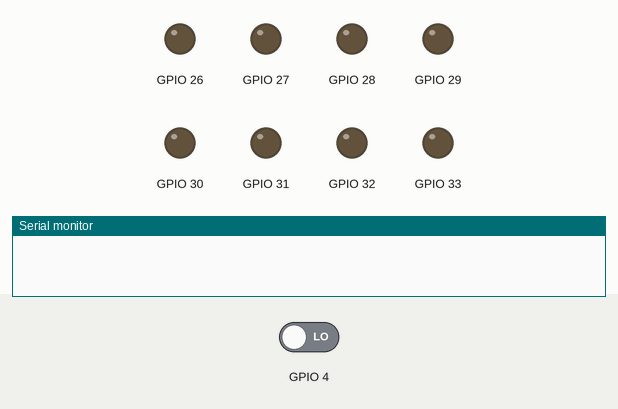
A sketch run on a simulated ESP32. Parts: output pins drawn as LEDs (lit = HIGH), the last lines printed to the serial monitor. The inputs (shaded band) are chosen by the test bench; at power-on: GPIO 4 LOW.

Above: at 1.2 s.
1.3 s: GPIO 4 driven HIGH
At 1.6 s:
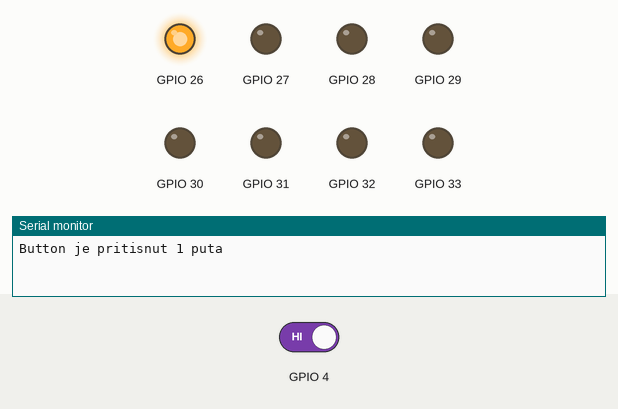
2.8 s: GPIO 4 driven LOW
At 4.0 s:
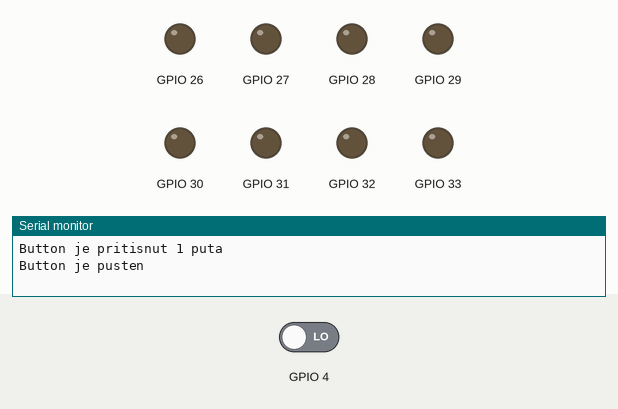
Timing chart, 0 to 5.8 s (numbered marks = the images above; inputs shaded):
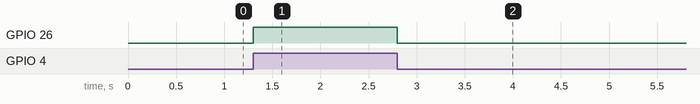

The sketch:

G4Z3.ino
```cpp
bool upaljen = false;
int count = 0;
int pocetak;

void setup() {
  // put your setup code here, to run once:
  for(int i = 0; i < 8; i++)
  {
    pinMode(26 + i, OUTPUT);
    digitalWrite(26 + i, LOW);
  }

  if(digitalRead(4))
    upaljen = true;
  else
    upaljen = false;

  Serial.begin(9600);
}

void loop() {
  if(digitalRead(4) && !upaljen)
  {
    upaljen = true;
    pocetak = millis(); //millis mi pamti trenutno vreme
    count++;
    Serial.print("Button je pritisnut ");
    Serial.print(count);
    Serial.println(" puta");
    digitalWrite(26, HIGH);
  }
  else if(!digitalRead(4) && upaljen)
  {
    upaljen = false;
    Serial.println("Button je pusten");
    digitalWrite(26, LOW);
    if(millis() - pocetak > 2000)
      Serial.println("Vise od dve sekunde");


  }

}
```

Measured:
- after the input at 1.3 s, GPIO 26: LOW → HIGH at once
- after the input at 2.8 s, GPIO 26: HIGH → LOW at once
